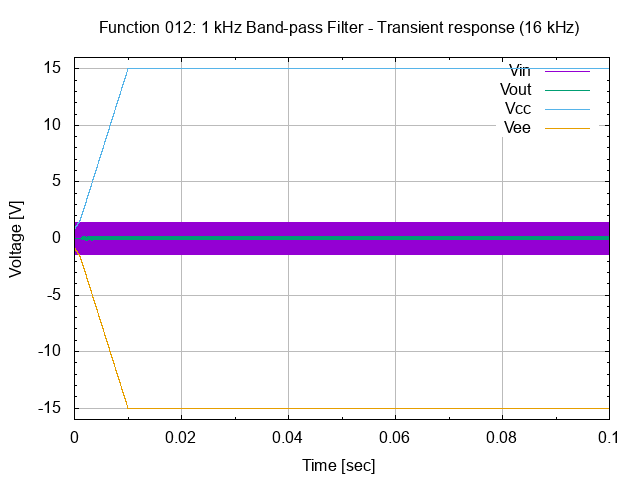

Recreate this plot in gnuplot.
# set terminal
set term png

# set graph
set output "26.012.00.01.02.01.png"
set title "Function 012: 1 kHz Band-pass Filter - Transient response (16 kHz)"

# setup Y-axis
set yrange [-16:16]
set grid ytics lt 1 lw 1 lc rgb "#bbbbbb"
set mytics
set ylabel "Voltage [V]"

# setup X-axis
set grid xtics lt 1 lw 1 lc rgb "#bbbbbb"
set mxtics
set xrange [0:0.1]
set xlabel "Time [sec]"

# setup plot style
set style data lines
plot '26.012.00.01.02.dat' using 1:2 title "Vin", \
     '26.012.00.01.02.dat' using 1:3 title "Vout", \
     '26.012.00.01.02.dat' using 1:4 title "Vcc", \
     '26.012.00.01.02.dat' using 1:5 title "Vee"

# set output back to default
set output

# reset terminal type
set terminal pop
